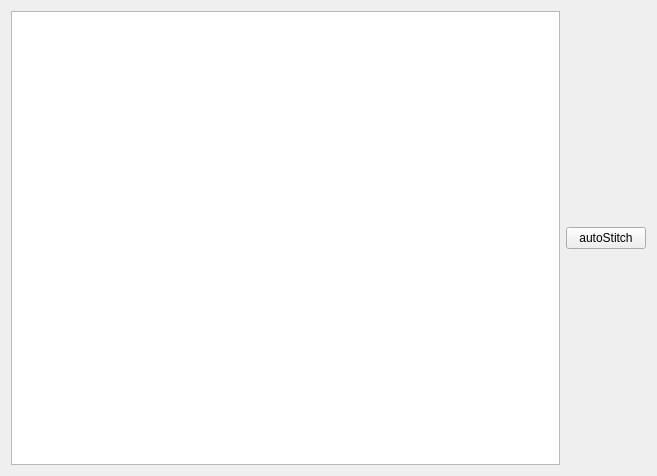
<?xml version="1.0" encoding="UTF-8"?>
<ui version="4.0">
 <class>FragmentArea</class>
 <widget class="QWidget" name="FragmentArea">
  <property name="geometry">
   <rect>
    <x>0</x>
    <y>0</y>
    <width>657</width>
    <height>476</height>
   </rect>
  </property>
  <property name="windowTitle">
   <string>Form</string>
  </property>
  <layout class="QHBoxLayout" name="horizontalLayout">
   <item>
    <widget class="QGraphicsView" name="view"/>
   </item>
   <item>
    <widget class="QPushButton" name="autoStitch">
     <property name="text">
      <string>autoStitch</string>
     </property>
    </widget>
   </item>
  </layout>
 </widget>
 <resources/>
 <connections/>
</ui>
